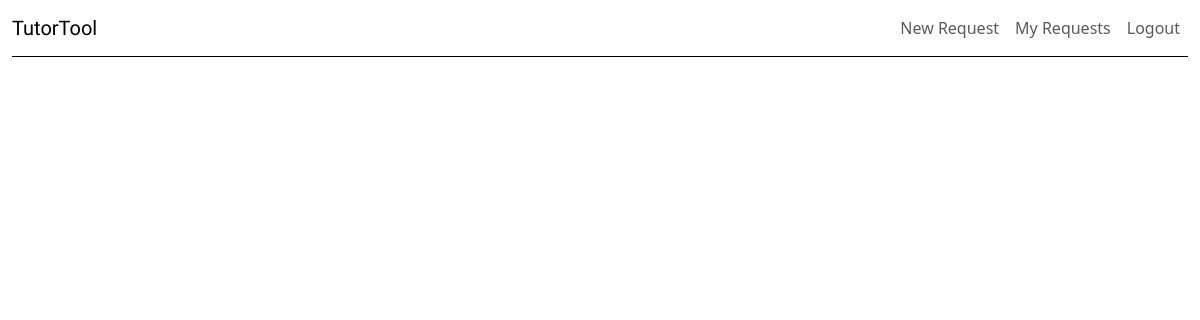
The app's page /mytutor/myrequests (signed in), older data.
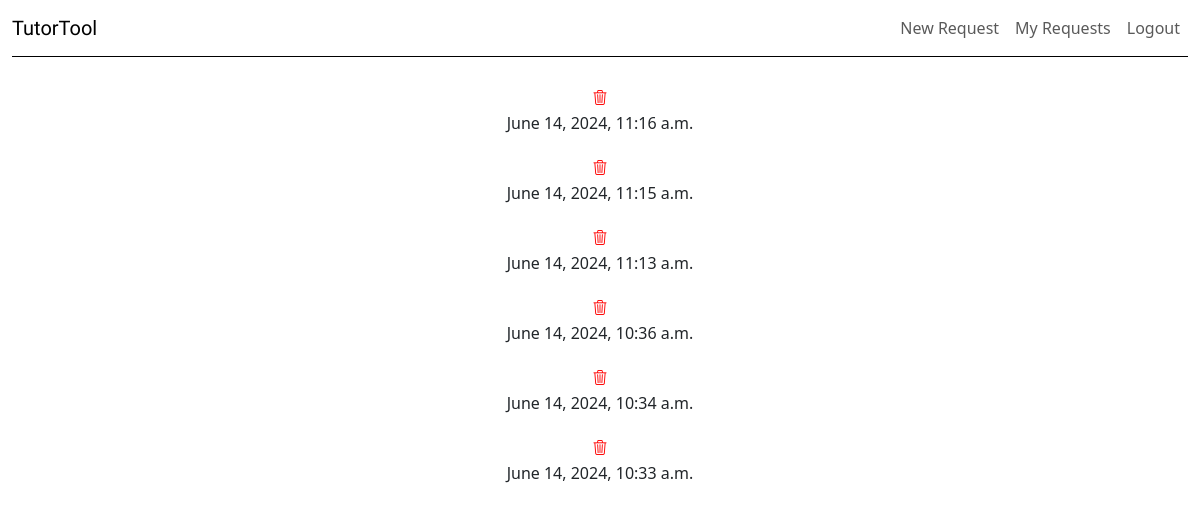
The same page, newer data.
### mytutor/models.py (models this page shows, shortened)
class Response(models.Model):
    user = models.ForeignKey(User, related_name='responses', on_delete=models.SET_NULL, null=True)
    input = models.TextField(blank=True, default='', max_length=3000)
    text = models.TextField(blank=True, default='', max_length=3000)
    request = models.CharField(blank=True, default='', max_length=10)
    created_dt = models.DateTimeField(auto_now=True)
    class Meta:
        ordering = ['-created_dt']

### mytutor/views.py (the view)
# urls.py: path('myrequests', views.ResponseList.as_view(), name='requests'),
class ResponseList(LoginRequiredMixin, generic.ListView):
    model = Response

### mytutor/templates/mytutor/response_list.html (shortened to what this page needs)
{% extends 'base.html' %}
{% load django_bootstrap5 %}
{% block content %}
<br>
 <div align="center" class="container">
	{% for response in object_list %}
     <div class="col-md-8">
        <div>
            <a class="delete_icon" href="{% url 'mytutor:delete' pk=response.id  %}"><i class="bi bi-trash3"></i></a>
        </div>
     </div>
     <p> {{ response.created_dt }} </p>
	{% endfor %}
</div>
{% endblock %}

### templates/base.html (shortened to what this page needs)
<!DOCTYPE html>
{% load static %}
{% load django_bootstrap5 %}
<html>
<head>
  <link href="https://cdn.jsdelivr.net/npm/bootstrap@5.3.2/dist/css/bootstrap.min.css" rel="stylesheet">
   <link href="{% static 'css/style.css' %}" rel="stylesheet"/>
  <link rel="stylesheet" href="https://cdn.jsdelivr.net/npm/bootstrap-icons@1.11.1/font/bootstrap-icons.css">
 </head>
<body class="base_body">
  <header class="header_section">
  <div class="container-fluid">
    <nav class="navbar navbar-expand-lg custom_nav-container">
        <ul class="navbar-nav mr-auto">
          <a class="navbar-brand mynav" id="brandname" href="{% url 'home' %}">TutorTool</a>
        </ul>
          <ul class="navbar-nav ms-auto">
            {% if user.is_authenticated %}
            <li class="nav-item">
            <a class="nav-link" href="{% url 'mytutor:user_request' pk=0  %}">New Request </a>
            </li>
            <li class="nav-item">
            <a class="nav-link" href="{% url 'mytutor:requests' %}">My Requests</a>
            </li>
            <li class="nav-item">
            <a id="logoututton" class="nav-link" href="{% url 'accounts:logout' %}">Logout</a>
            </li>
            {% endif %}
          </ul>
    </nav>
  </div>
</header>
<section class=" content_section">
  {% block content %}
  {% endblock %}
</section>

### static/css/style.css (style rules this page uses)
.navbar { border-bottom: 0.5px solid black; }
#brandname { font-family: "Oswald", sans-serif; }
.delete_icon { font-size: 15px; color: red; }

Row changes from the older to the newer data that the page shows:
added Response: created_dt "June 14, 2024, 11:16 a.m."
added Response: created_dt "June 14, 2024, 11:15 a.m."
added Response: created_dt "June 14, 2024, 11:13 a.m."
added Response: created_dt "June 14, 2024, 10:36 a.m."
added Response: created_dt "June 14, 2024, 10:34 a.m."
added Response: created_dt "June 14, 2024, 10:33 a.m."
